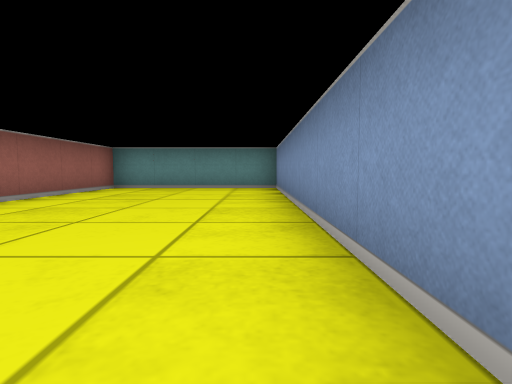
View 1 (above)

21 first-person views from a walk through a cub3D level. The camera is about half as high as the walls, tilts 4° down and sees 80° across. The floor is counted in squares. Each view is taken from the middle of a square. On the plan, view 1 faces up. The plan holds only what a view shows up to about 9 squares ahead; the rest is blank.

View 2
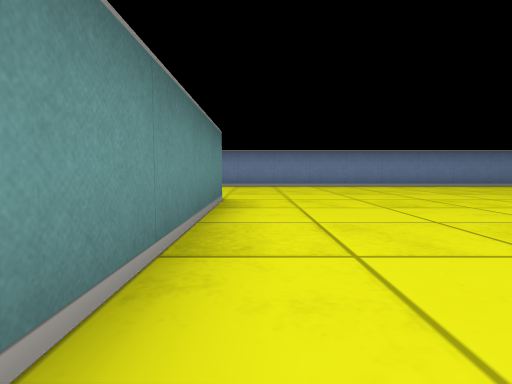

View 3
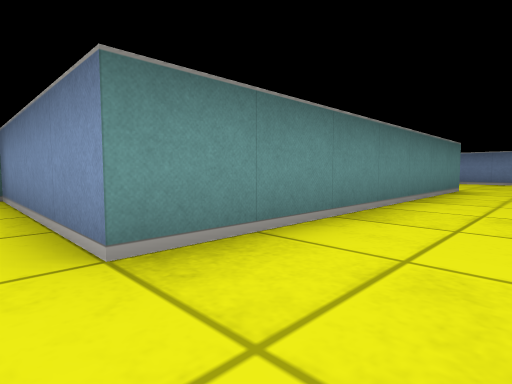

View 4
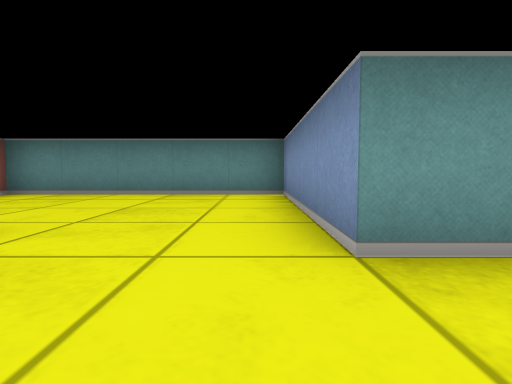

View 5
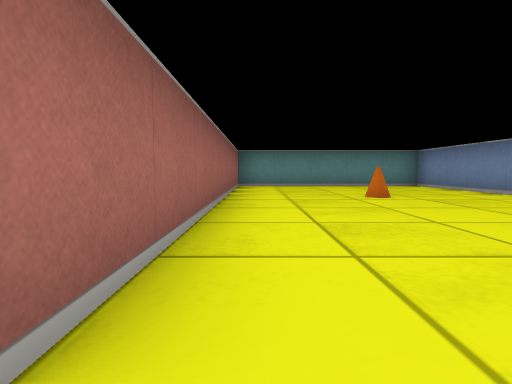

View 6
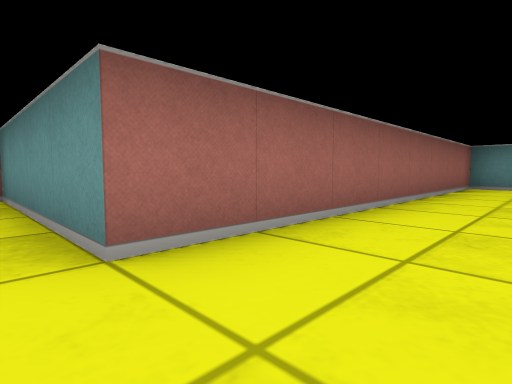

View 7
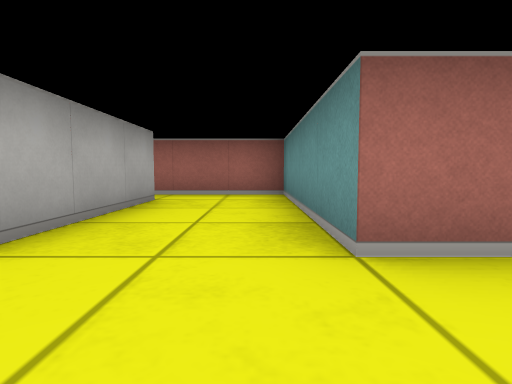

View 8
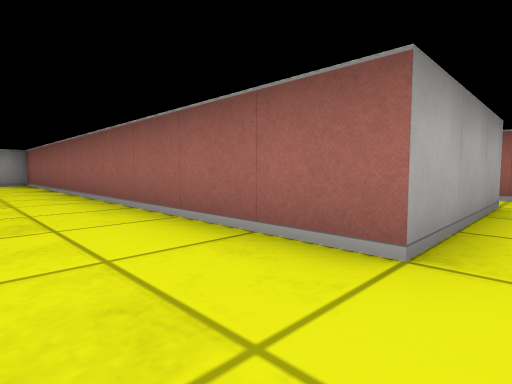

View 9
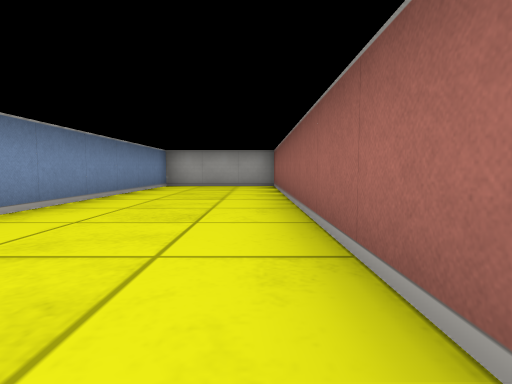

View 10
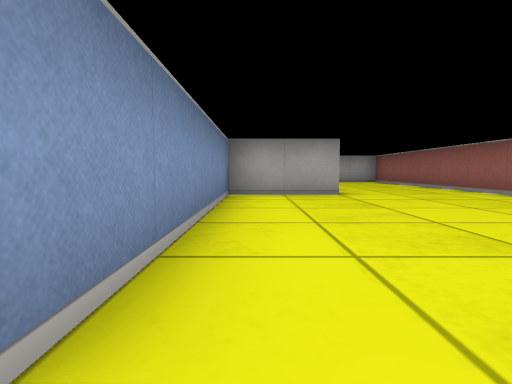

View 11
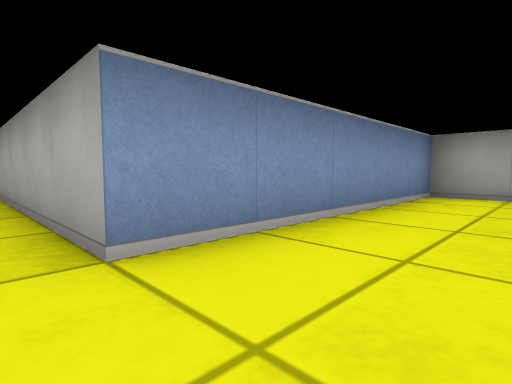

View 12
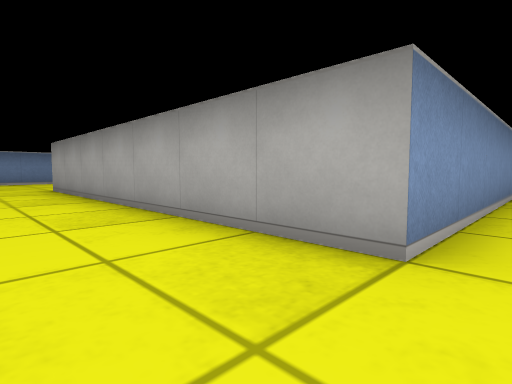

View 13
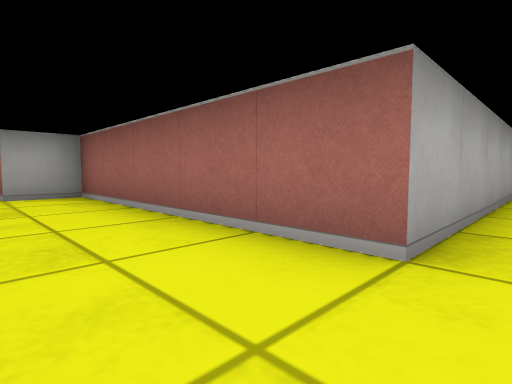

View 14
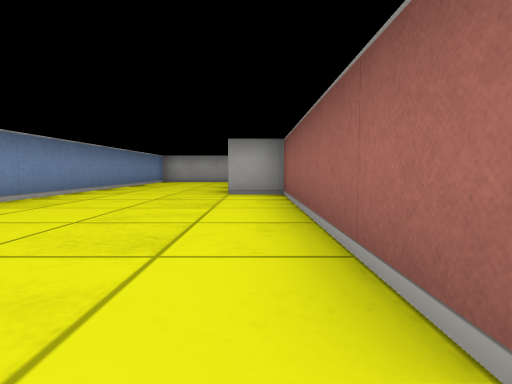

View 15
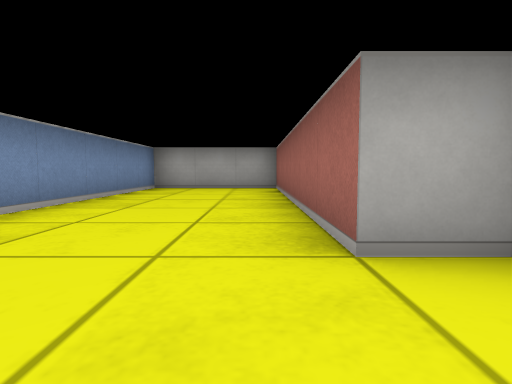

View 16
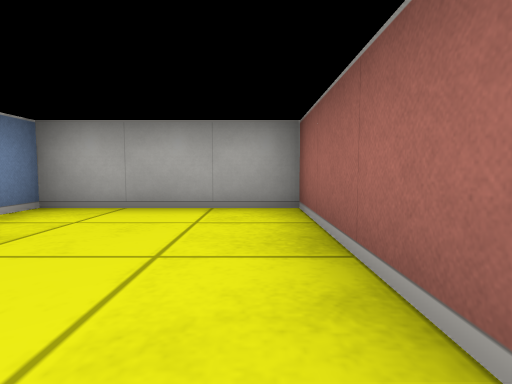

View 17
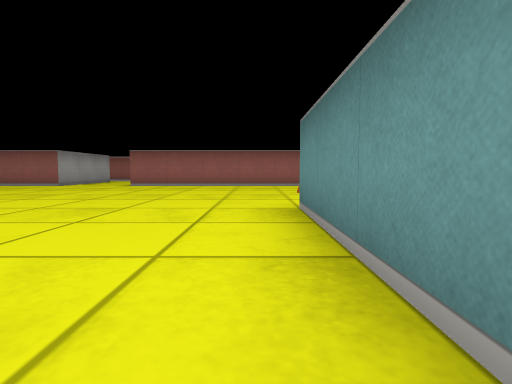

View 18
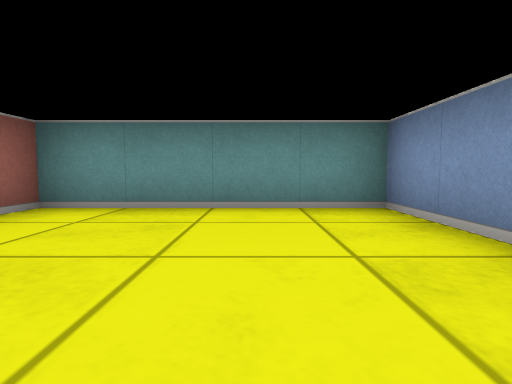

View 19
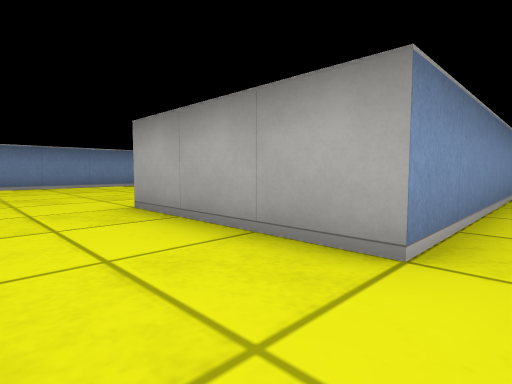

View 20
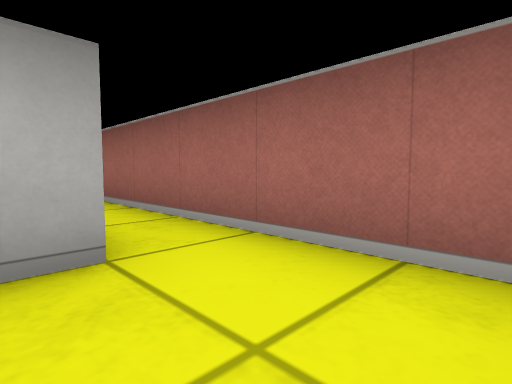

View 21
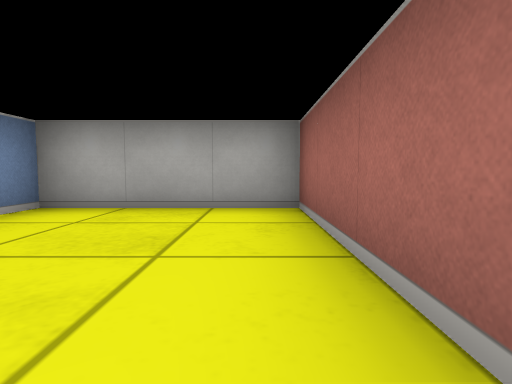

### Floor plan
Points are (right, up) in squares from view 1. A wall is a line through its corners. A room is listed if a view was taken in it or the views show most of it. See-through windows are left out.
Room 1 (views 1, 2, 3, 4, 5, 6, 7, 8, 9, 10, 11, 12, 13, 14, 15, 16, 17, 18, 19, 20, 21)
walls: (-12.6, -6.5) (-10.5, -6.5) (-10.5, -1.5) (-3.5, -1.5) (-3.5, -6.5) (-2.5, -6.5) (-2.5, -12.5) (0.5, -12.5) (0.5, 7.5) (-3.5, 7.5) (-3.5, 4.1); (-3.5, 3.5) (-10.5, 3.5) (-10.5, 7.5) (-15.5, 7.5) (-15.5, -0.5) (-19.5, -0.5) (-19.5, -5.5); (-18.5, -6.8) (-18.5, -2.5) (-15.5, -2.5) (-15.5, -12.5) (-12.5, -12.5) (-12.5, -6.9)
objects: cone (-13, 4)

Where each view was taken, in squares from view 1:
view 1: 0 up, 0 right, facing up
view 2: 3 up, 8 left, facing right
view 3: 2 up, 11 left, facing up-right
view 4: 2 up, 11 left, facing up
view 5: 1 down, 15 left, facing up
view 6: 1 down, 14 left, facing up-left
view 7: 1 down, 14 left, facing left
view 8: 2 down, 14 left, facing down-left
view 9: 4 down, 15 left, facing down
view 10: 1 down, 11 left, facing down
view 11: 1 down, 12 left, facing down-right
view 12: 0 up, 11 left, facing down-right
view 13: 1 down, 2 left, facing down-left
view 14: 1 down, 3 left, facing down
view 15: 5 down, 2 left, facing down
view 16: 9 down, 2 left, facing down
view 17: 3 up, 7 left, facing left
view 18: 4 up, 1 left, facing up
view 19: 1 down, 19 left, facing down-right
view 20: 1 down, 18 left, facing down-left
view 21: 9 down, 15 left, facing down
